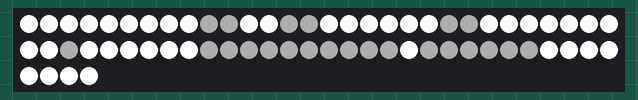
The sketch below on a simulated Arduino Uno, built with avr-gcc and run on an emulated ATmega328P. Parts: 64 RGB LEDs in strip order, left to right, continuing on the next row.

Above: at 0.2 s.

The sketch:

LED_25.ino
```cpp
#include<Adafruit_NeoPixel.h>

#define PIN 6
Adafruit_NeoPixel strip = Adafruit_NeoPixel(64, PIN, NEO_GRB + NEO_KHZ800);
int i, j, k, l;
int but;

void setup() {
  // put your setup code here, to run once:
  strip.begin();
  strip.show(); // Initialize all pixels to 'off'

}

void loop() {
  //but = Serial.read();

  //switch(but){


        for (i = 0; i < 64; i++) {
          strip.setPixelColor(i, 255, 255, 255 );
          strip.show();
          Serial.println("j,k,l");
        }


  // bouche droit
//  strip.setPixelColor(9, 50, 50, 50 );
//  strip.setPixelColor(10, 50, 50, 50);
//  strip.setPixelColor(13, 50, 50, 50);
//  strip.setPixelColor(14, 50, 50, 50);
//  strip.setPixelColor(17, 50, 50, 50);
//  strip.setPixelColor(18, 50, 50, 50);
//  strip.setPixelColor(21, 50, 50, 50);
//  strip.setPixelColor(22, 50, 50, 50);
//  strip.setPixelColor(32, 50, 50, 50);
//  strip.setPixelColor(33, 50, 50, 50);
//  strip.setPixelColor(34, 50, 50, 50);
//  strip.setPixelColor(35, 50, 50, 50);
//  strip.setPixelColor(36, 50, 50, 50);
//  strip.setPixelColor(37, 50, 50, 50);
//  strip.setPixelColor(38, 50, 50, 50);
//  strip.setPixelColor(39, 50, 50, 50);
//  strip.setPixelColor(40, 50, 50, 50);
//  strip.setPixelColor(41, 50, 50, 50);
//  strip.setPixelColor(42, 50, 50, 50);
//  strip.setPixelColor(43, 50, 50, 50  );
//  strip.setPixelColor(44, 50, 50, 50 );
//  strip.setPixelColor(45, 50, 50, 50 );
//  strip.setPixelColor(46, 50, 50, 50  );
//  strip.setPixelColor(47, 50, 50, 50  );
//  strip.show();

//clin
  strip.setPixelColor(9, 50, 50, 50 );
  strip.setPixelColor(10, 50, 50, 50 );
  strip.setPixelColor(13, 50, 50, 50 );
  strip.setPixelColor(14, 50, 50, 50 );
  strip.setPixelColor(21, 50, 50, 50 );
  strip.setPixelColor(22, 50, 50, 50 );
  strip.setPixelColor(32, 50, 50, 50 );
  strip.setPixelColor(39, 50, 50, 50 );
  strip.setPixelColor(40, 50, 50, 50 );
  strip.setPixelColor(41, 50, 50, 50 );
  strip.setPixelColor(42, 50, 50, 50 );
  strip.setPixelColor(43, 50, 50, 50 );
  strip.setPixelColor(44, 50, 50, 50 );
strip.setPixelColor(45, 50, 50, 50 );
strip.setPixelColor(46, 50, 50, 50 );
strip.setPixelColor(47, 50, 50, 50 );
strip.setPixelColor(48, 50, 50, 50 );
strip.setPixelColor(50, 50, 50, 50 );
strip.setPixelColor(51, 50, 50, 50 );
strip.setPixelColor(52, 50, 50, 50 );
strip.setPixelColor(53, 50, 50, 50 );
strip.setPixelColor(54, 50, 50, 50 );
strip.setPixelColor(55, 50, 50, 50 );
strip.show();


}
```
